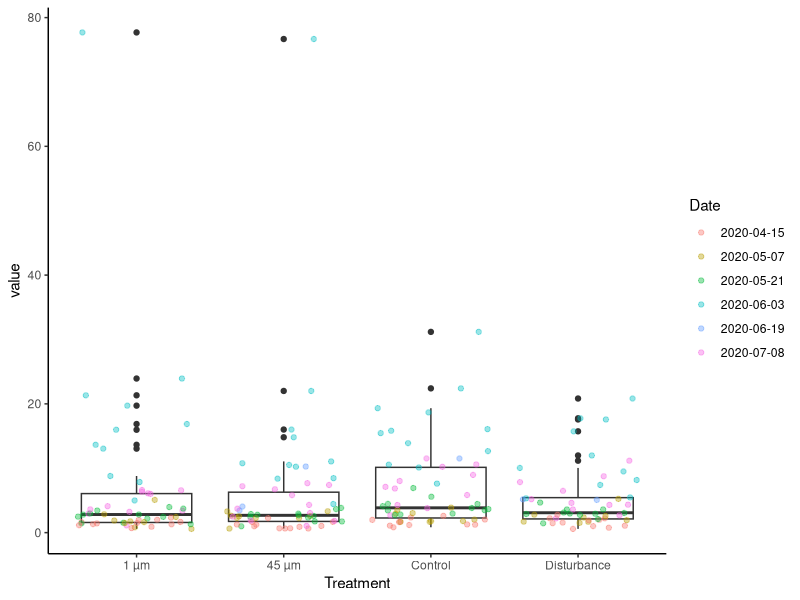

Generate this figure with R:
#Importing Libraries
library(tidyr)
library(dplyr)
library(ggplot2)

#Reading Datasets
collar_map <- readr::read_csv("collar_map.csv")
fluxes <- readr::read_csv("fluxes.csv")

#Clean up collar_map
collar_map %>%
  select(Treatment, Collar)->
  collar_map

#Wide to Long Data
fluxes %>%
  pivot_longer(-Collar, names_to="Date") ->
  fluxes_long

#Filter Out NA values
fluxes_long %>%
  filter(!is.na(value))->
  fluxes_long

#Merge the two tables
fluxes_long %>%
  left_join(collar_map, by="Collar")->
  fluxes_merged

#Compute and Print Summary
fluxes_merged %>%
  group_by(Treatment) %>%
  summarise(mean = mean(value), N = n(), Std_dev = sd(value))->
  summary_treatment

summary_treatment %>%
  print()

#Boxplot with overlaid dots
fluxes_merged %>%
  ggplot(aes(x = Treatment, y = value))+
  geom_boxplot()+
  geom_jitter(alpha = 0.4, aes(color = Date))+
  theme_classic()
